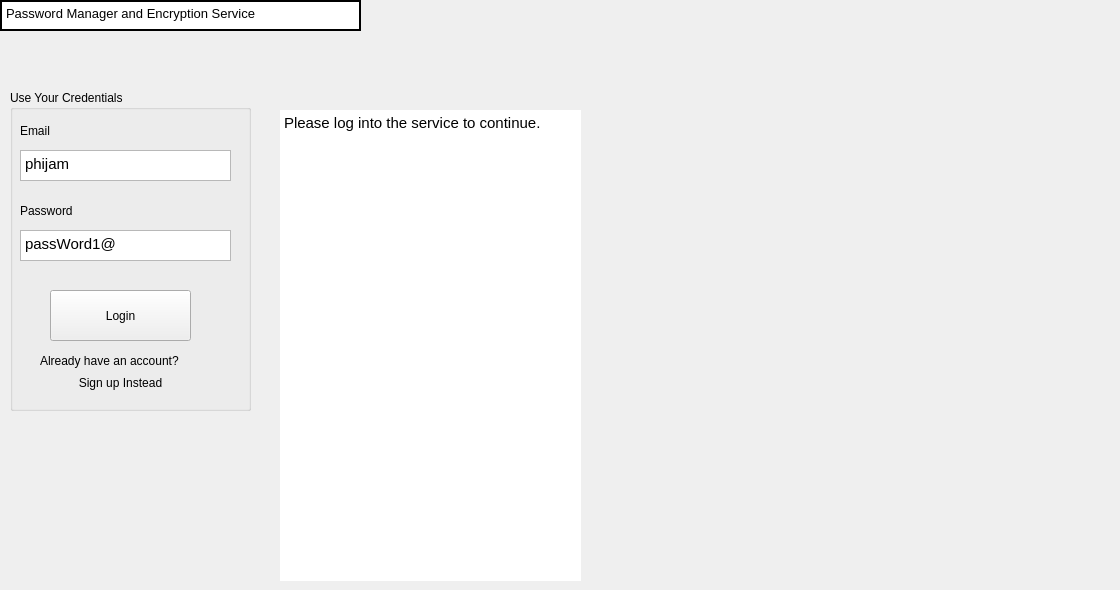
    <widget class="QWidget" name="LoginPage">
     <widget class="QGroupBox" name="LoginBox">
      <property name="geometry">
       <rect>
        <x>10</x>
        <y>90</y>
        <width>241</width>
        <height>321</height>
       </rect>
      </property>
      <property name="title">
       <string>Use Your Credentials </string>
      </property>
      <widget class="QTextEdit" name="EmailEntryLogin">
       <property name="geometry">
        <rect>
         <x>10</x>
         <y>60</y>
         <width>211</width>
         <height>31</height>
        </rect>
       </property>
       <property name="verticalScrollBarPolicy">
        <enum>Qt::ScrollBarAlwaysOff</enum>
       </property>
       <property name="horizontalScrollBarPolicy">
        <enum>Qt::ScrollBarAlwaysOff</enum>
       </property>
       <property name="html">
        <string>&lt;!DOCTYPE HTML PUBLIC &quot;-//W3C//DTD HTML 4.0//EN&quot; &quot;http://www.w3.org/TR/REC-html40/strict.dtd&quot;&gt;
&lt;html&gt;&lt;head&gt;&lt;meta name=&quot;qrichtext&quot; content=&quot;1&quot; /&gt;&lt;meta charset=&quot;utf-8&quot; /&gt;&lt;style type=&quot;text/css&quot;&gt;
p, li { white-space: pre-wrap; }
hr { height: 1px; border-width: 0; }
li.unchecked::marker { content: &quot;\2610&quot;; }
li.checked::marker { content: &quot;\2612&quot;; }
&lt;/style&gt;&lt;/head&gt;&lt;body style=&quot; font-family:'Noto Sans'; font-size:10pt; font-weight:400; font-style:normal;&quot;&gt;
&lt;p style=&quot; margin-top:0px; margin-bottom:0px; margin-left:0px; margin-right:0px; -qt-block-indent:0; text-indent:0px;&quot;&gt;&lt;span style=&quot; font-family:'Ubuntu'; font-size:11pt;&quot;&gt;phijam&lt;/span&gt;&lt;/p&gt;&lt;/body&gt;&lt;/html&gt;</string>
       </property>
      </widget>
      <widget class="QTextEdit" name="PasswordLogin">
       <property name="geometry">
        <rect>
         <x>10</x>
         <y>140</y>
         <width>211</width>
         <height>31</height>
        </rect>
       </property>
       <property name="verticalScrollBarPolicy">
        <enum>Qt::ScrollBarAlwaysOff</enum>
       </property>
       <property name="horizontalScrollBarPolicy">
        <enum>Qt::ScrollBarAlwaysOff</enum>
       </property>
       <property name="html">
        <string>&lt;!DOCTYPE HTML PUBLIC &quot;-//W3C//DTD HTML 4.0//EN&quot; &quot;http://www.w3.org/TR/REC-html40/strict.dtd&quot;&gt;
&lt;html&gt;&lt;head&gt;&lt;meta name=&quot;qrichtext&quot; content=&quot;1&quot; /&gt;&lt;meta charset=&quot;utf-8&quot; /&gt;&lt;style type=&quot;text/css&quot;&gt;
p, li { white-space: pre-wrap; }
hr { height: 1px; border-width: 0; }
li.unchecked::marker { content: &quot;\2610&quot;; }
li.checked::marker { content: &quot;\2612&quot;; }
&lt;/style&gt;&lt;/head&gt;&lt;body style=&quot; font-family:'Noto Sans'; font-size:10pt; font-weight:400; font-style:normal;&quot;&gt;
&lt;p style=&quot; margin-top:0px; margin-bottom:0px; margin-left:0px; margin-right:0px; -qt-block-indent:0; text-indent:0px;&quot;&gt;&lt;span style=&quot; font-family:'Ubuntu'; font-size:11pt;&quot;&gt;passWord1@&lt;/span&gt;&lt;/p&gt;&lt;/body&gt;&lt;/html&gt;</string>
       </property>
      </widget>
      <widget class="QPushButton" name="LoginBTN">
       <property name="geometry">
        <rect>
         <x>40</x>
         <y>200</y>
         <width>141</width>
         <height>51</height>
        </rect>
       </property>
       <property name="text">
        <string>Login</string>
       </property>
      </widget>
      <widget class="QPushButton" name="SignUpRedirect">
       <property name="geometry">
        <rect>
         <x>50</x>
         <y>280</y>
         <width>121</width>
         <height>25</height>
        </rect>
       </property>
       <property name="text">
        <string>Sign up Instead</string>
       </property>
       <property name="flat">
        <bool>true</bool>
       </property>
      </widget>
      <widget class="QLabel" name="EmailLabelLogin">
       <property name="geometry">
        <rect>
         <x>10</x>
         <y>30</y>
         <width>71</width>
         <height>21</height>
        </rect>
       </property>
       <property name="text">
        <string>Email</string>
       </property>
      </widget>
      <widget class="QLabel" name="PasswordLabelLogin">
       <property name="geometry">
        <rect>
         <x>10</x>
         <y>110</y>
         <width>71</width>
         <height>21</height>
        </rect>
       </property>
       <property name="text">
        <string>Password</string>
       </property>
      </widget>
      <widget class="QLabel" name="AccountExistsLabel">
       <property name="geometry">
        <rect>
         <x>30</x>
         <y>260</y>
         <width>161</width>
         <height>21</height>
        </rect>
       </property>
       <property name="text">
        <string>Already have an account?</string>
       </property>
      </widget>
     </widget>
     <widget class="QTextEdit" name="MessagePane">
      <property name="geometry">
       <rect>
        <x>280</x>
        <y>110</y>
        <width>301</width>
        <height>471</height>
       </rect>
      </property>
      <property name="frameShape">
       <enum>QFrame::NoFrame</enum>
      </property>
      <property name="html">
       <string>&lt;!DOCTYPE HTML PUBLIC &quot;-//W3C//DTD HTML 4.0//EN&quot; &quot;http://www.w3.org/TR/REC-html40/strict.dtd&quot;&gt;
&lt;html&gt;&lt;head&gt;&lt;meta name=&quot;qrichtext&quot; content=&quot;1&quot; /&gt;&lt;meta charset=&quot;utf-8&quot; /&gt;&lt;style type=&quot;text/css&quot;&gt;
p, li { white-space: pre-wrap; }
hr { height: 1px; border-width: 0; }
li.unchecked::marker { content: &quot;\2610&quot;; }
li.checked::marker { content: &quot;\2612&quot;; }
&lt;/style&gt;&lt;/head&gt;&lt;body style=&quot; font-family:'Noto Sans'; font-size:10pt; font-weight:400; font-style:normal;&quot;&gt;
&lt;p style=&quot; margin-top:0px; margin-bottom:0px; margin-left:0px; margin-right:0px; -qt-block-indent:0; text-indent:0px;&quot;&gt;&lt;span style=&quot; font-family:'Ubuntu'; font-size:11pt;&quot;&gt;Please log into the service to continue. &lt;/span&gt;&lt;/p&gt;&lt;/body&gt;&lt;/html&gt;</string>
      </property>
     </widget>
     <widget class="QPlainTextEdit" name="AppDescription">
      <property name="geometry">
       <rect>
        <x>0</x>
        <y>0</y>
        <width>361</width>
        <height>31</height>
       </rect>
      </property>
      <property name="font">
       <font>
        <pointsize>10</pointsize>
        <bold>false</bold>
       </font>
      </property>
      <property name="frameShape">
       <enum>QFrame::WinPanel</enum>
      </property>
      <property name="frameShadow">
       <enum>QFrame::Plain</enum>
      </property>
      <property name="verticalScrollBarPolicy">
       <enum>Qt::ScrollBarAlwaysOff</enum>
      </property>
      <property name="horizontalScrollBarPolicy">
       <enum>Qt::ScrollBarAlwaysOff</enum>
      </property>
      <property name="readOnly">
       <bool>true</bool>
      </property>
      <property name="plainText">
       <string>Password Manager and Encryption Service</string>
      </property>
     </widget>
     <widget class="QLabel" name="LockIMG">
      <property name="geometry">
       <rect>
        <x>650</x>
        <y>110</y>
        <width>461</width>
        <height>471</height>
       </rect>
      </property>
      <property name="autoFillBackground">
       <bool>true</bool>
      </property>
      <property name="text">
       <string/>
      </property>
      <property name="pixmap">
       <pixmap>MainPageImg.png</pixmap>
      </property>
      <property name="scaledContents">
       <bool>true</bool>
      </property>
     </widget>
    </widget>
